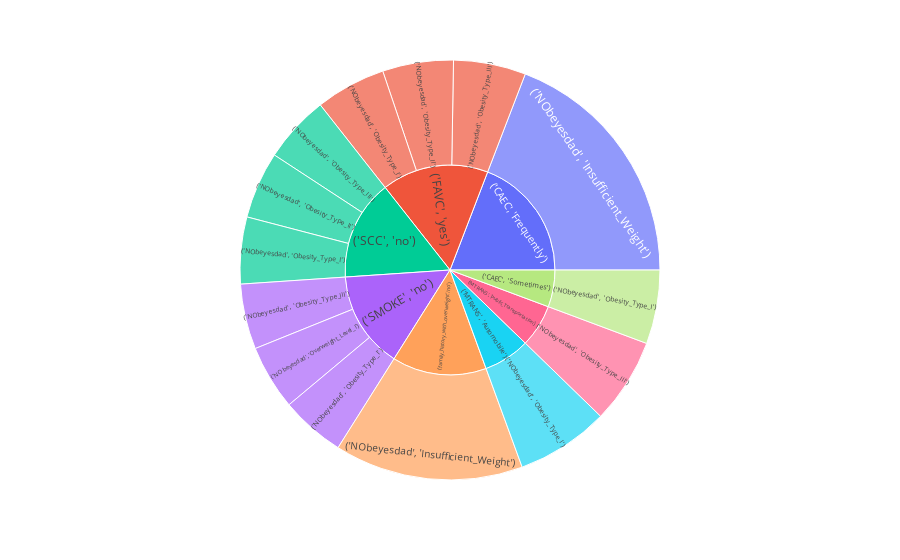

The code cell stored with this chart in its notebook:
### Markdown cell above
### Sunburst on Categorical Rules showing Lift values

### Code cell
catlabel_df_catscat = get_single_association(catlabel_df)

fig = px.sunburst(catlabel_df_catscat, path=['LHS', 'RHS'], values='lift')
fig.show()

### Figure 1 — Plotly figure (JSON) as saved in the notebook; plotly's stock layout.template omitted (floating-point values rounded to 4 significant figures)
{"data": [{"branchvalues": "total", "domain": {"x": [0, 1], "y": [0, 1]}, "hovertemplate": "labels=%{label}<br>lift=%{value}<br>parent=%{parent}<br>id=%{id}<extra></extra>", "ids": ["('CAEC', 'Frequently')/('NObeyesdad', 'Insufficient_Weight')", "('family_history_with_overweight', 'no')/('NObeyesdad', 'Insufficient_Weight')", "('CAEC', 'Sometimes')/('NObeyesdad', 'Obesity_Type_I')", "('FAVC', 'yes')/('NObeyesdad', 'Obesity_Type_I')", "('MTRANS', 'Automobile')/('NObeyesdad', 'Obesity_Type_I')", "('SCC', 'no')/('NObeyesdad', 'Obesity_Type_I')", "('SMOKE', 'no')/('NObeyesdad', 'Obesity_Type_I')", "('FAVC', 'yes')/('NObeyesdad', 'Obesity_Type_II')", "('SCC', 'no')/('NObeyesdad', 'Obesity_Type_II')", "('FAVC', 'yes')/('NObeyesdad', 'Obesity_Type_III')", "('MTRANS', 'Public_Transportation')/('NObeyesdad', 'Obesity_Type_III')", "('SCC', 'no')/('NObeyesdad', 'Obesity_Type_III')", "('SMOKE', 'no')/('NObeyesdad', 'Obesity_Type_III')", "('SMOKE', 'no')/('NObeyesdad', 'Overweight_Level_I')", "('CAEC', 'Frequently')", "('CAEC', 'Sometimes')", "('FAVC', 'yes')", "('MTRANS', 'Automobile')", "('MTRANS', 'Public_Transportation')", "('SCC', 'no')", "('SMOKE', 'no')", "('family_history_with_overweight', 'no')"], "labels": ["('NObeyesdad', 'Insufficient_Weight')", "('NObeyesdad', 'Insufficient_Weight')", "('NObeyesdad', 'Obesity_Type_I')", "('NObeyesdad', 'Obesity_Type_I')", "('NObeyesdad', 'Obesity_Type_I')", "('NObeyesdad', 'Obesity_Type_I')", "('NObeyesdad', 'Obesity_Type_I')", "('NObeyesdad', 'Obesity_Type_II')", "('NObeyesdad', 'Obesity_Type_II')", "('NObeyesdad', 'Obesity_Type_III')", "('NObeyesdad', 'Obesity_Type_III')", "('NObeyesdad', 'Obesity_Type_III')", "('NObeyesdad', 'Obesity_Type_III')", "('NObeyesdad', 'Overweight_Level_I')", "('CAEC', 'Frequently')", "('CAEC', 'Sometimes')", "('FAVC', 'yes')", "('MTRANS', 'Automobile')", "('MTRANS', 'Public_Transportation')", "('SCC', 'no')", "('SMOKE', 'no')", "('family_history_with_overweight', 'no')"], "name": "", "parents": ["('CAEC', 'Frequently')", "('family_history_with_overweight', 'no')", "('CAEC', 'Sometimes')", "('FAVC', 'yes')", "('MTRANS', 'Automobile')", "('SCC', 'no')", "('SMOKE', 'no')", "('FAVC', 'yes')", "('SCC', 'no')", "('FAVC', 'yes')", "('MTRANS', 'Public_Transportation')", "('SCC', 'no')", "('SMOKE', 'no')", "('SMOKE', 'no')", "", "", "", "", "", "", "", ""], "type": "sunburst", "values": [3.881, 2.943, 1.152, 1.096, 1.448, 1.042, 1.004, 1.105, 1.044, 1.128, 1.332, 1.048, 1.018, 1.011, 3.881, 1.152, 3.328, 1.448, 1.332, 3.133, 3.033, 2.943]}], "layout": {"legend": {"tracegroupgap": 0}, "margin": {"t": 60}}}
